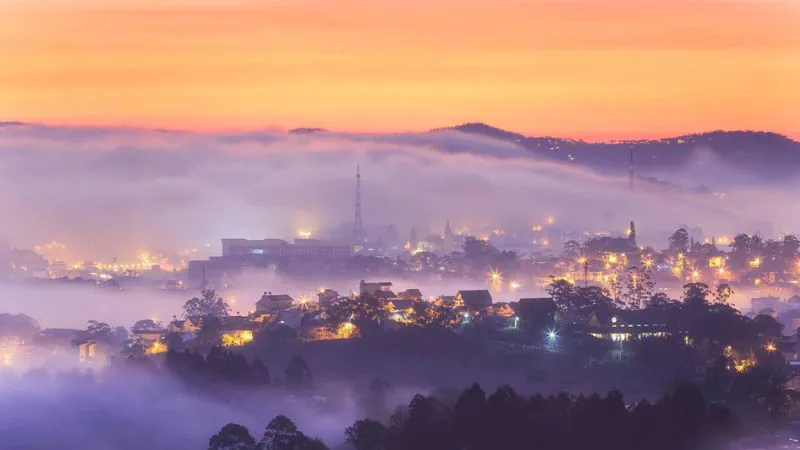
#> input picture dulich-pipeline/data/album/02_1_Header.webp, 800 x 450 px; its folder holds only this picture in this run
$ python -i muoi1311_renderer.py   (imports and definitions only)
#> lines starting #> are read from the running program, lines starting #| are printed output that depends on the picture
### dulich-pipeline/tools/render_utils.py
"""
render_utils.py — Shared rendering helpers cho tất cả template renderers.

Import pattern:
    from tools.render_utils import (
        load_bg, load_thumb, rounded_thumb, placeholder_thumb,
        pill, draw_pin_icon, draw_text_in_box, load_font,
        anton, noto, beviet_bold, dancing,
        apply_bottom_gradient, draw_venue_card_bottom,
        draw_venue_text_row, save_slide,
    )
"""

from __future__ import annotations

import os
from pathlib import Path

from PIL import Image, ImageDraw, ImageFont, ImageFilter

ASSETS_FONTS = Path(__file__).parent.parent / "assets" / "fonts"


# ── Font loading ──────────────────────────────────────────────────────────────

def load_font(name: str, size: int) -> ImageFont.FreeTypeFont | ImageFont.ImageFont:
    local = ASSETS_FONTS / name
    if local.exists():
        try:
            return ImageFont.truetype(str(local), size)
        except Exception:
            pass
    stem = Path(name).stem.lower()
    for sysdir in (Path("C:/Windows/Fonts"), Path("/System/Library/Fonts"),
                   Path("/Library/Fonts"), Path("/usr/share/fonts"),
                   Path.home() / "Library" / "Fonts"):
        if not sysdir.exists():
            continue
        for f in sysdir.rglob("*.ttf"):
            if stem in f.name.lower():
                try:
                    return ImageFont.truetype(str(f), size)
                except Exception:
                    pass
    return ImageFont.load_default()


# Map ký tự typographic → ASCII cho các font handwriting thiếu glyph (vd FCDKCoolCrayon thiếu '%').
_HAND_MAP = {"%": "", "…": "...", "“": '"', "”": '"', "‘": "'", "’": "'",
             "–": "-", "—": "-", "•": "-", "→": "-", "×": "x"}


# [12 lines left out: function safe_hand_text, not called in this run]


def anton(size: int):
    return load_font("Anton-Regular.ttf", size)


def noto(size: int):
    for name in ("NotoSans-VF.ttf", "NotoSans-Regular.ttf"):
        local = ASSETS_FONTS / name
        if local.exists():
            try:
                return ImageFont.truetype(str(local), size)
            except Exception:
                pass
    return load_font("NotoSans-Regular.ttf", size)


def beviet_bold(size: int):
    return load_font("BeVietnamPro-Bold-full.ttf", size)


def dancing(size: int):
    return load_font("DancingScript-VF.ttf", size)


def alata(size: int):
    return load_font("Alata-Regular.ttf", size)


def mtd_summer_show(size: int):
    return load_font("MTDSummerShow.otf", size)


def mtd_cheese_sauce(size: int):
    return load_font("MTDSummerShow-Badge.otf", size)


def mtd_quaver(size: int):
    return load_font("MTDSummerShow2.otf", size)


# ── Background & thumbnail loading ────────────────────────────────────────────

def load_bg(path: str, canvas_w: int = 1080, canvas_h: int = 1280,
            blur: bool = False, overlay_alpha: int = 0) -> Image.Image:
    """Load + center-crop + resize image to (canvas_w, canvas_h)."""
#> called with path = '../data/album/02_1_Header.webp', canvas_w = 1080, canvas_h = 1390, blur = False, overlay_alpha = 0
    if path and os.path.exists(path):
        img = Image.open(path).convert("RGB")
#> img is the input picture: PIL image 800x450 RGB; mean R, G, B 171.3, 132.8, 137.4
    else:
        img = Image.new("RGB", (canvas_w, canvas_h), (50, 50, 50))

    iw, ih = img.size
#> iw = 800; ih = 450
    target_ratio = canvas_w / canvas_h
    if iw / ih > target_ratio:
        new_w = int(ih * target_ratio)
#> new_w = 349
        img = img.crop(((iw - new_w) // 2, 0, (iw + new_w) // 2, ih))
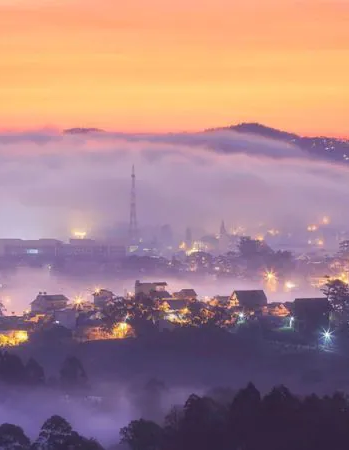
#> img: PIL image 349x450 RGB; mean R, G, B 166.8, 130.2, 134.2
    else:
        new_h = int(iw / target_ratio)
        img = img.crop((0, (ih - new_h) // 2, iw, (ih + new_h) // 2))
    img = img.resize((canvas_w, canvas_h), Image.Resampling.LANCZOS)
#> img: PIL image 1080x1390 RGB

    if blur:
        img = img.filter(ImageFilter.GaussianBlur(radius=8))
    if overlay_alpha > 0:
        ov = Image.new("RGBA", (canvas_w, canvas_h), (0, 0, 0, overlay_alpha))
        img = img.convert("RGBA")
        img.alpha_composite(ov)
        img = img.convert("RGB")
    return img


# [184 lines left out: functions placeholder_thumb, load_thumb, rounded_thumb, pill, draw_pin_icon, draw_text_in_box and 3 more, not called in this run]


def save_slide(canvas: Image.Image, layer: Image.Image, out_path: str) -> str:
    """Alpha-composite layer onto canvas, convert to RGB, save to out_path."""
    canvas.alpha_composite(layer)
    out = canvas.convert("RGB")
    Path(out_path).parent.mkdir(parents=True, exist_ok=True)
    out.save(out_path, "PNG")
    return out_path

### dulich-pipeline/tools/muoi1311_renderer.py
# -*- coding: utf-8 -*-
"""
muoi1311_renderer.py — Template Muối 13/11: venue list Local vs hot-hit.
Slide 0: dark gradient cover — "Đi Đà Lạt theo hệ / Local hay hohit".
Slides 1-N: dark bg (near-black) — title + Local section + hot-hit section.
Canvas: 1080 × 1390px.
"""
from __future__ import annotations
import sys
from pathlib import Path
sys.path.insert(0, str(Path(__file__).parent.parent))
from PIL import Image, ImageDraw
from tools.render_utils import (
    load_bg, dancing, anton, noto, beviet_bold,
    apply_bottom_gradient, save_slide
)

W, H = 1080, 1390
DARK_BG = (8, 8, 22)        # near-black navy
YELLOW = (245, 208, 32)
ORANGE = (255, 160, 30)


def _make_gradient_overlay():
    """Semi-transparent dark gradient for compositing over a photo (cover)."""
    img = Image.new("RGBA", (1, H))
    top = (8, 8, 22)
    bot = (30, 30, 40)
    for y in range(H):
        t = y / (H - 1)
        r = int(top[0] * (1 - t) + bot[0] * t)
        g = int(top[1] * (1 - t) + bot[1] * t)
        b = int(top[2] * (1 - t) + bot[2] * t)
        a = int(192 * (1 - t) + 170 * t)
        img.putpixel((0, y), (r, g, b, a))
    return img.resize((W, H), Image.NEAREST)


def render_cover(bg_path: str, out_path: str) -> str:
    canvas = load_bg(bg_path, W, H).convert("RGBA")
    canvas.alpha_composite(_make_gradient_overlay())
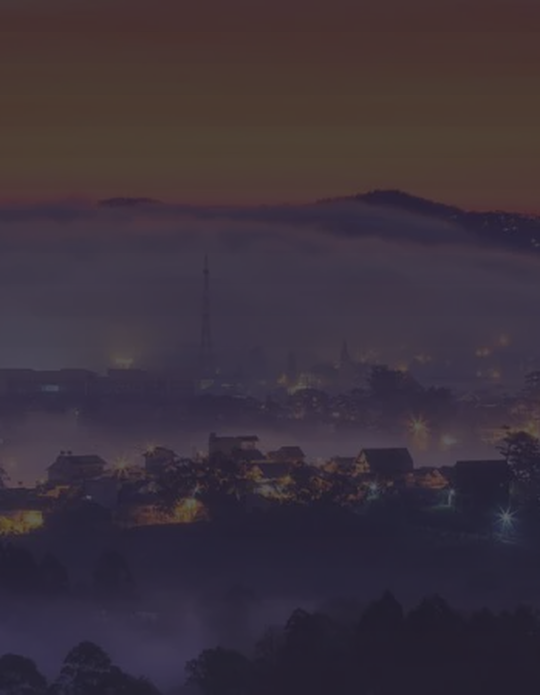
#> canvas: PIL image 1080x1390 RGBA (shown at 1/2 size); mean R, G, B, A 60, 49.9, 60.3, 255
    layer = Image.new("RGBA", (W, H), (0, 0, 0, 0))
#> layer: PIL image 1080x1390 RGBA; every value is 0
    draw = ImageDraw.Draw(layer)

    # "Đi Đà Lạt theo hệ" in dark rounded rect
    font_title = dancing(88)
    title = "Đi Đà Lạt theo hệ"
    tw = int(draw.textlength(title, font=font_title))
#> tw = 73
    tx = (W - tw) // 2
#> tx = 503
    ty = 140
    pad = 20
    draw.rounded_rectangle(
        [(tx - pad, ty - 14), (tx + tw + pad, ty + font_title.size + 14)],
        radius=22, fill=(12, 12, 30, 240)
    )
    draw.text((tx, ty), title, font=font_title, fill=(255, 255, 255))

    # "Local hay hohit"
    font_sub = dancing(96)
    font_hay = dancing(96)
    hay = "hay "
    local = "Local "
    hohit = "hot hit"
    lw = int(draw.textlength(local, font=font_sub))
#> lw = 26
    hw = int(draw.textlength(hay, font=font_hay))
#> hw = 19
    hiw = int(draw.textlength(hohit, font=font_sub))
#> hiw = 30
    total_w = lw + hw + hiw
#> total_w = 75
    sx = (W - total_w) // 2
#> sx = 502
    sy = ty + font_title.size + 28
    draw.text((sx, sy), local, font=font_sub, fill=(255, 255, 255))
    draw.text((sx + lw, sy), hay, font=font_hay, fill=YELLOW)
    draw.text((sx + lw + hw, sy), hohit, font=font_sub, fill=(255, 255, 255))

    # Subtitle
    font_sm = noto(24)
    sub = "[ Kết hợp địa điểm local và hot hit cho chuyến đi thêm nhiều trải nghiệm ]"
    sw = int(draw.textlength(sub, font=font_sm))
#> sw = 825
    draw.text(((W - sw) // 2, sy + font_sub.size + 20), sub, font=font_sm,
              fill=(180, 180, 190))

    return save_slide(canvas, layer, out_path)
#> in save_slide, `canvas.alpha_composite(layer)`:
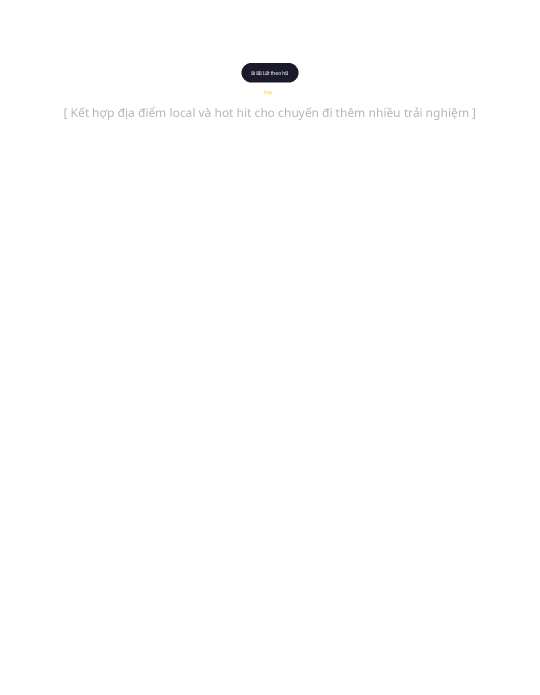
#> layer: PIL image 1080x1390 RGBA (shown at 1/2 size); mean R, G, B, A 0.8, 0.8, 0.9, 1.3; transparent parts drawn white


# [82 lines left out: functions render_list_slide, render_cta_slide, not called in this run]

>>> result = render_cover('../data/album/02_1_Header.webp', 'out.png')
#> result = 'out.png'
